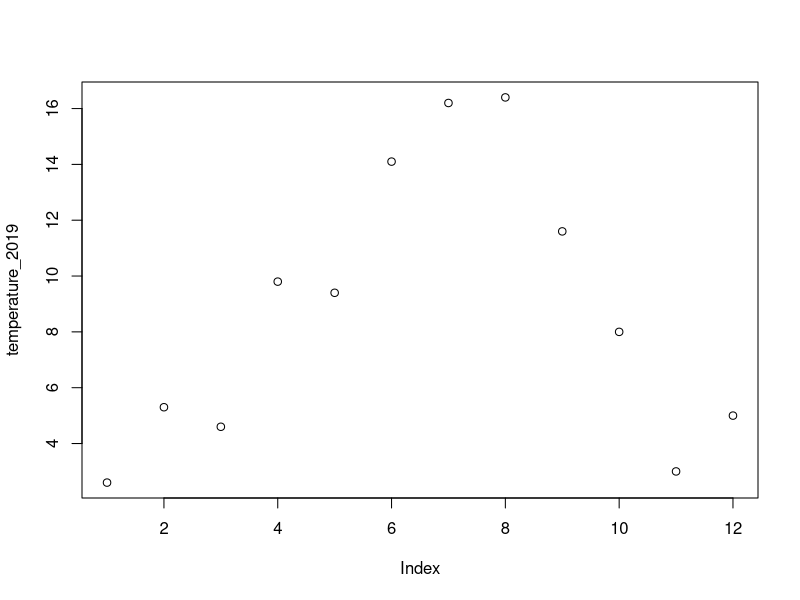

R code for this plot:
# STAT621
# Book: https://r4ds.had.co.nz/
# Dataøving 1

#===============================================================================
# INTRODUCTION
#===============================================================================

# Exercise 1
# Simple arithmetic stored to objects

first <- 23 + 16
second <- 11 - 45
third <- first / second

#===============================================================================
# VECTORS - https://www.tutorialspoint.com/r/r_vectors.htm
#===============================================================================
# Exercise 2
# Vectors/arrays 

## Part 1: Naming elements in the array

temperature_2019 <- c( 2.6, 5.3, 4.6, 9.8, 9.4, 14.1, 16.2, 16.4, 11.6, 8.0, 3.0, 5.0 )
months <- c( "Jan", "Feb", "Mar", "Apr", "Mai", "Jun", "Jul", "Aug", "Sep", "Okt", "Nov", "Des" )
names(temperature_2019) <- months
plot( temperature_2019 )

## Part 2: Copying slices from the array

first_half <- temperature_2019[c(1:6)]
second_half <- temperature_2019[c(7:12)]

# Exercise 3
# Extract only high temperatures

high_temperature <- c(temperature_2019[ temperature_2019 > 10 ] )

# Exercise 4
# Convert to Fahrenheit

temperature_2019_fahr = temperature_2019 * 1.8 + 32

#===============================================================================
# MATRICES
#===============================================================================

# Exercise 5
# Create a two-dimensional matrix from 2018 and 2019
# Combine the two into a single vector and slice it into columns and rows

temperature_2018 = c( 2.7, 0.9, 0.8, 7.5, 14.7, 14.6, 17.3, 14.5, 12.0, 8.4, 6.7, 4.2 )
names(temperature_2018) <- months

temperature_matrix <- matrix( c( temperature_2018, temperature_2019 ), ncol=2, nrow=12, byrow=TRUE )
rownames(temperature_matrix) <- months

# Exercise 6 (rerun from 5)
# Use the function mean to calculate the average temperature for 2018 and 2018 separately

mean_2018 <- mean( temperature_2018 )
mean_2019 <- mean( temperature_2019 )
mean_year <- c( mean_2018, mean_2019 )
temperature_matrix <- rbind( temperature_matrix, mean_year ) # Rerun Exercise 5 or this will be accumulated 

# Exercise 7
# Transform values into Fahrenheit

temperature_matrix_fahr <- temperature_matrix * 1.8 + 32

#===============================================================================
# FACTORS - https://www.tutorialspoint.com/r/r_factors.htm                                                              
#===============================================================================

# Exercise 8
# Construct a factor for temperatures in 2019 with these levels, <5, 5-15, 15 and above
# Not sure if we were meant to create the factor from the numeric data?
# I use the cut function to categorize the data with cutoffs, must include endpoints to make three groups.
# The intervals are closed on the right by default (includes the limit in the left interval).  We don't want that.


temperature_levels <- c( "L", "M", "H" )
temperature_breaks <- c( -Inf, 5.0, 15.0, Inf )

## Create a test set, to make that we have two values in each category, i.e. the intervals are closed on the left.

test_values =  c( 0, 4.9, 5, 5.1, 15, 15.1 )
test_factor <- cut( test_values, right=FALSE, breaks = temperature_breaks, labels = temperature_levels )
summary( test_factor )

## Create a factor for 2019 temperatures

temperature_2019_factor <- cut( temperature_2019, breaks = temperature_breaks, labels = temperature_levels, right = FALSE )

## Do the same for 2018

temperature_2018_factor <- cut( temperature_2018, breaks = temperature_breaks, labels = temperature_levels, right = FALSE )

## Now compare the two factors

summary( temperature_2018_factor )
summary( temperature_2019_factor )

#===============================================================================
# DATA FRAMES - https://www.tutorialspoint.com/r/r_data_frames.htm                                                              
#===============================================================================
# A data frame is like a spreadsheet with labels for rows and columns

